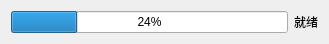
<?xml version="1.0" encoding="UTF-8"?>
<ui version="4.0">
 <class>ProgressBar</class>
 <widget class="QWidget" name="ProgressBar">
  <property name="geometry">
   <rect>
    <x>0</x>
    <y>0</y>
    <width>329</width>
    <height>29</height>
   </rect>
  </property>
  <property name="sizePolicy">
   <sizepolicy hsizetype="Preferred" vsizetype="Fixed">
    <horstretch>0</horstretch>
    <verstretch>0</verstretch>
   </sizepolicy>
  </property>
  <property name="windowTitle">
   <string>Form</string>
  </property>
  <layout class="QHBoxLayout" name="horizontalLayout">
   <item>
    <widget class="QProgressBar" name="progress">
     <property name="value">
      <number>24</number>
     </property>
    </widget>
   </item>
   <item>
    <widget class="QLabel" name="lb_text">
     <property name="text">
      <string>就绪</string>
     </property>
    </widget>
   </item>
  </layout>
 </widget>
 <resources/>
 <connections/>
</ui>
